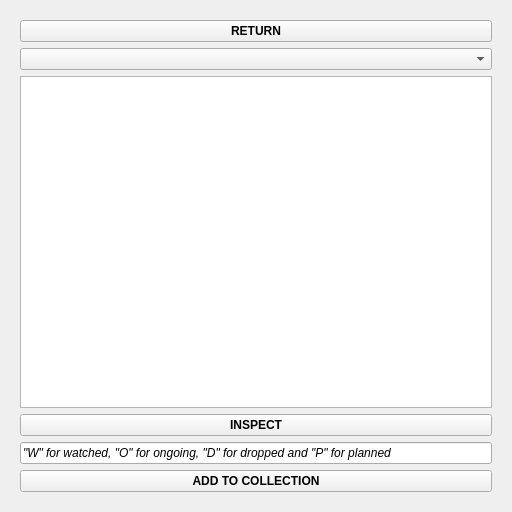
<?xml version="1.0" encoding="UTF-8"?>
<ui version="4.0">
 <class>recommender</class>
 <widget class="QWidget" name="recommender">
  <property name="geometry">
   <rect>
    <x>0</x>
    <y>0</y>
    <width>512</width>
    <height>512</height>
   </rect>
  </property>
  <property name="windowTitle">
   <string>Form</string>
  </property>
  <layout class="QVBoxLayout" name="verticalLayout">
   <item>
    <widget class="QStackedWidget" name="stackedWidget">
     <widget class="QWidget" name="mainpage">
      <layout class="QVBoxLayout" name="verticalLayout_2">
       <item>
        <widget class="QPushButton" name="reccreturn">
         <property name="font">
          <font>
           <bold>true</bold>
          </font>
         </property>
         <property name="text">
          <string>RETURN</string>
         </property>
        </widget>
       </item>
       <item>
        <widget class="QComboBox" name="recbox"/>
       </item>
       <item>
        <widget class="QListWidget" name="recclist"/>
       </item>
       <item>
        <widget class="QPushButton" name="reccinspect">
         <property name="font">
          <font>
           <bold>true</bold>
          </font>
         </property>
         <property name="text">
          <string>INSPECT</string>
         </property>
        </widget>
       </item>
       <item>
        <widget class="QLineEdit" name="recstat">
         <property name="font">
          <font>
           <italic>true</italic>
          </font>
         </property>
         <property name="text">
          <string>&quot;W&quot; for watched, &quot;O&quot; for ongoing, &quot;D&quot; for dropped and &quot;P&quot; for planned </string>
         </property>
        </widget>
       </item>
       <item>
        <widget class="QPushButton" name="addmovrecbutton">
         <property name="font">
          <font>
           <bold>true</bold>
          </font>
         </property>
         <property name="text">
          <string>ADD TO COLLECTION</string>
         </property>
        </widget>
       </item>
      </layout>
     </widget>
     <widget class="QWidget" name="page_2"/>
    </widget>
   </item>
  </layout>
 </widget>
 <resources/>
 <connections/>
</ui>
